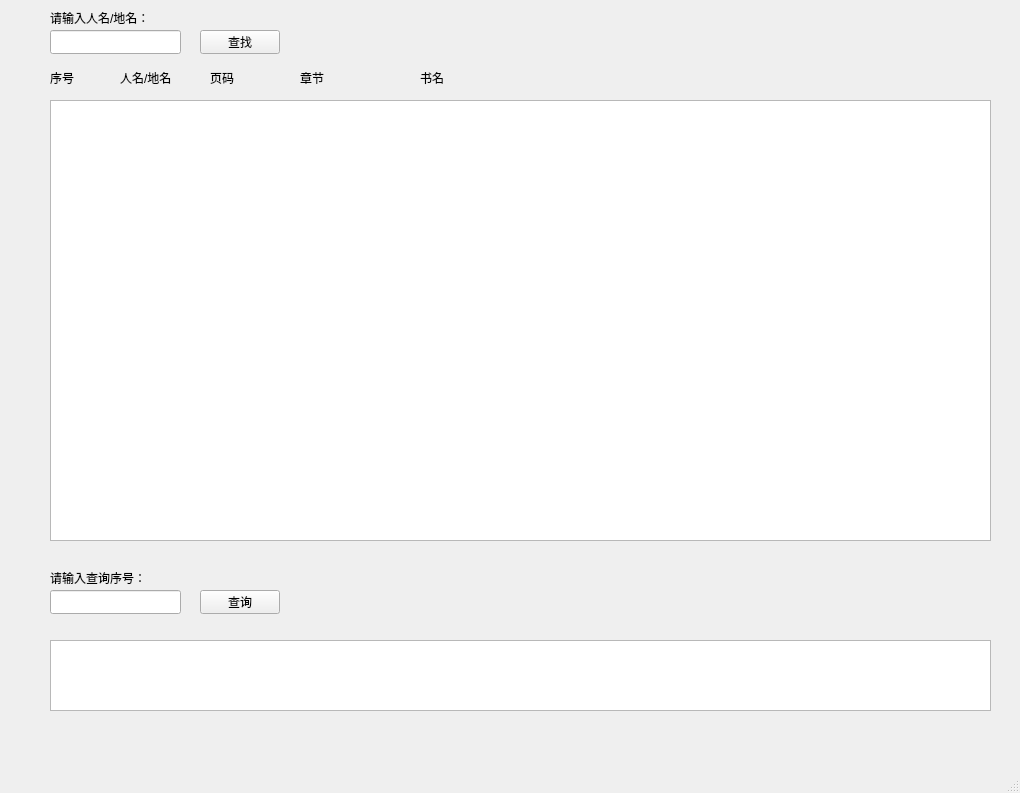
<?xml version="1.0" encoding="UTF-8"?>
<ui version="4.0">
 <class>MainWindow</class>
 <widget class="QMainWindow" name="MainWindow">
  <property name="geometry">
   <rect>
    <x>0</x>
    <y>0</y>
    <width>1020</width>
    <height>793</height>
   </rect>
  </property>
  <property name="windowTitle">
   <string>MainWindow</string>
  </property>
  <widget class="QWidget" name="centralwidget">
   <widget class="QLineEdit" name="lineEdit">
    <property name="geometry">
     <rect>
      <x>50</x>
      <y>30</y>
      <width>131</width>
      <height>24</height>
     </rect>
    </property>
   </widget>
   <widget class="QLabel" name="label">
    <property name="geometry">
     <rect>
      <x>50</x>
      <y>10</y>
      <width>131</width>
      <height>16</height>
     </rect>
    </property>
    <property name="text">
     <string>请输入人名/地名：</string>
    </property>
   </widget>
   <widget class="QPushButton" name="pushButton">
    <property name="geometry">
     <rect>
      <x>200</x>
      <y>30</y>
      <width>80</width>
      <height>24</height>
     </rect>
    </property>
    <property name="text">
     <string>查找</string>
    </property>
   </widget>
   <widget class="QTextBrowser" name="textBrowser">
    <property name="geometry">
     <rect>
      <x>50</x>
      <y>100</y>
      <width>941</width>
      <height>441</height>
     </rect>
    </property>
    <property name="openExternalLinks">
     <bool>true</bool>
    </property>
   </widget>
   <widget class="QLabel" name="label_2">
    <property name="geometry">
     <rect>
      <x>50</x>
      <y>70</y>
      <width>60</width>
      <height>16</height>
     </rect>
    </property>
    <property name="text">
     <string>序号</string>
    </property>
   </widget>
   <widget class="QLabel" name="label_3">
    <property name="geometry">
     <rect>
      <x>120</x>
      <y>70</y>
      <width>60</width>
      <height>16</height>
     </rect>
    </property>
    <property name="text">
     <string>人名/地名</string>
    </property>
   </widget>
   <widget class="QLabel" name="label_4">
    <property name="geometry">
     <rect>
      <x>210</x>
      <y>70</y>
      <width>60</width>
      <height>16</height>
     </rect>
    </property>
    <property name="text">
     <string>页码</string>
    </property>
   </widget>
   <widget class="QLabel" name="label_5">
    <property name="geometry">
     <rect>
      <x>300</x>
      <y>70</y>
      <width>60</width>
      <height>16</height>
     </rect>
    </property>
    <property name="text">
     <string>章节</string>
    </property>
   </widget>
   <widget class="QLabel" name="label_6">
    <property name="geometry">
     <rect>
      <x>420</x>
      <y>70</y>
      <width>60</width>
      <height>16</height>
     </rect>
    </property>
    <property name="text">
     <string>书名</string>
    </property>
   </widget>
   <widget class="QLabel" name="label_7">
    <property name="geometry">
     <rect>
      <x>50</x>
      <y>570</y>
      <width>131</width>
      <height>16</height>
     </rect>
    </property>
    <property name="text">
     <string>请输入查询序号：</string>
    </property>
   </widget>
   <widget class="QLineEdit" name="lineEdit_2">
    <property name="geometry">
     <rect>
      <x>50</x>
      <y>590</y>
      <width>131</width>
      <height>24</height>
     </rect>
    </property>
   </widget>
   <widget class="QPushButton" name="pushButton_2">
    <property name="geometry">
     <rect>
      <x>200</x>
      <y>590</y>
      <width>80</width>
      <height>24</height>
     </rect>
    </property>
    <property name="text">
     <string>查询</string>
    </property>
   </widget>
   <widget class="QTextBrowser" name="textBrowser_2">
    <property name="geometry">
     <rect>
      <x>50</x>
      <y>640</y>
      <width>941</width>
      <height>71</height>
     </rect>
    </property>
   </widget>
  </widget>
  <widget class="QMenuBar" name="menubar">
   <property name="geometry">
    <rect>
     <x>0</x>
     <y>0</y>
     <width>1020</width>
     <height>21</height>
    </rect>
   </property>
  </widget>
  <widget class="QStatusBar" name="statusbar"/>
 </widget>
 <resources/>
 <connections/>
</ui>
